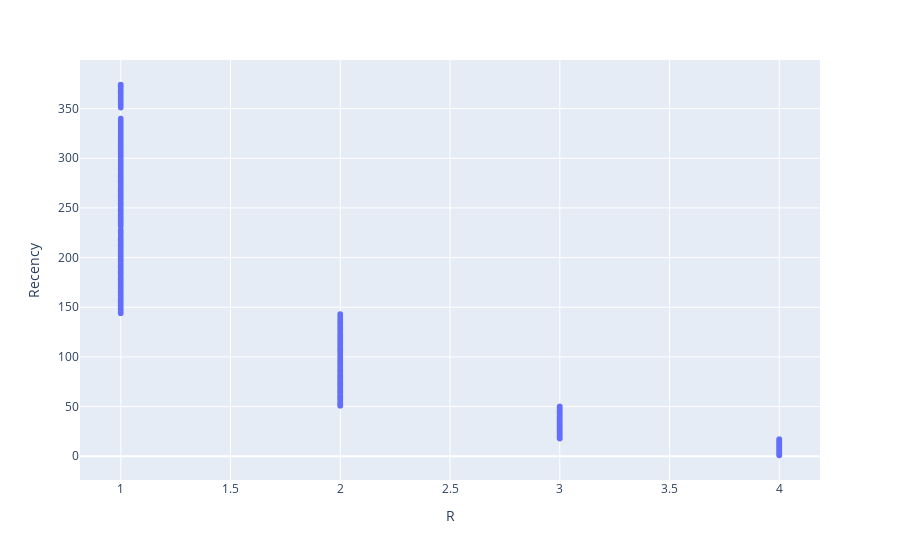

The notebook cell saved with this chart:
### Code cell
#Plot R vs Recency
fig = px.scatter(temp, x='R', y='Recency')
fig.show()

### Figure 1 — Plotly figure (JSON) as saved in the notebook; plotly's stock layout.template omitted (floating-point values rounded to 4 significant figures; data arrays with more than 128 entries replaced by an {"elided": "..."} marker saying what was removed)
{"data": [{"hovertemplate": "R=%{x}<br>Recency=%{y}<extra></extra>", "legendgroup": "", "marker": {"color": "#636efa", "symbol": "circle"}, "mode": "markers", "name": "", "showlegend": false, "type": "scattergl", "x": {"elided": "4372 int values"}, "xaxis": "x", "y": {"elided": "4372 int values"}, "yaxis": "y"}], "layout": {"legend": {"tracegroupgap": 0}, "margin": {"t": 60}, "xaxis": {"anchor": "y", "domain": [0, 1], "title": {"text": "R"}}, "yaxis": {"anchor": "x", "domain": [0, 1], "title": {"text": "Recency"}}}}
